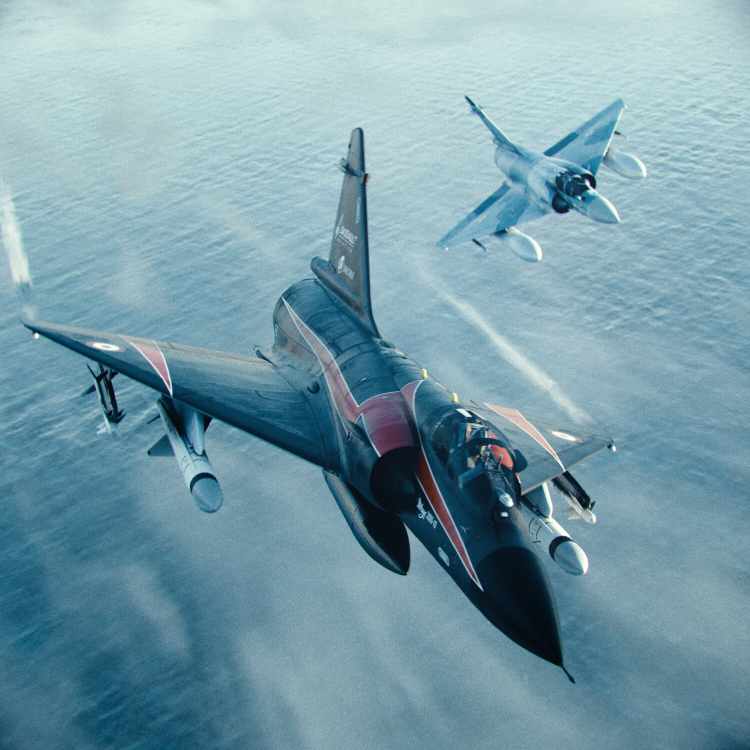
#> input picture A2 - Documento de Requisitos/volleyball.jpg, 1500 x 1500 px (shown at 1/2 size)
$ python 'testes Scale.py'
#> lines starting #> are read from the running program, lines starting #| are printed output that depends on the picture
# testes Scale

import cv2
import numpy as np

FILE_NAME = 'volleyball.jpg'
try:
	# Read image from disk.
	img = cv2.imread(FILE_NAME)
#> img is the input picture: shape (1500, 1500, 3); mean B, G, R 170.2, 157.7, 121

	# Get number of pixel horizontally and vertically.
	(height, width) = img.shape[:2]
#> height = 1500; width = 1500

	# Specify the size of image along with interploation methods.
	# cv2.INTER_AREA is used for shrinking, whereas cv2.INTER_CUBIC
	# is used for zooming.
	res = cv2.resize(img, (int(width / 2), int(height / 2)), interpolation = cv2.INTER_CUBIC)
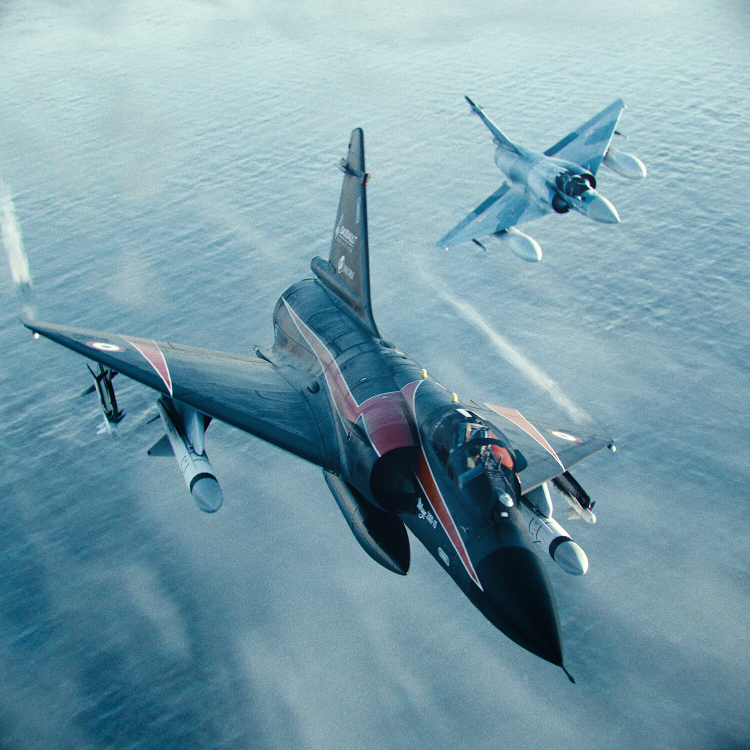
#> res: shape (750, 750, 3); mean B, G, R 170.2, 157.7, 121

	# Write image back to disk.
	cv2.imwrite('result.jpg', res)

except IOError:
	print ('Error while reading files !!!')
